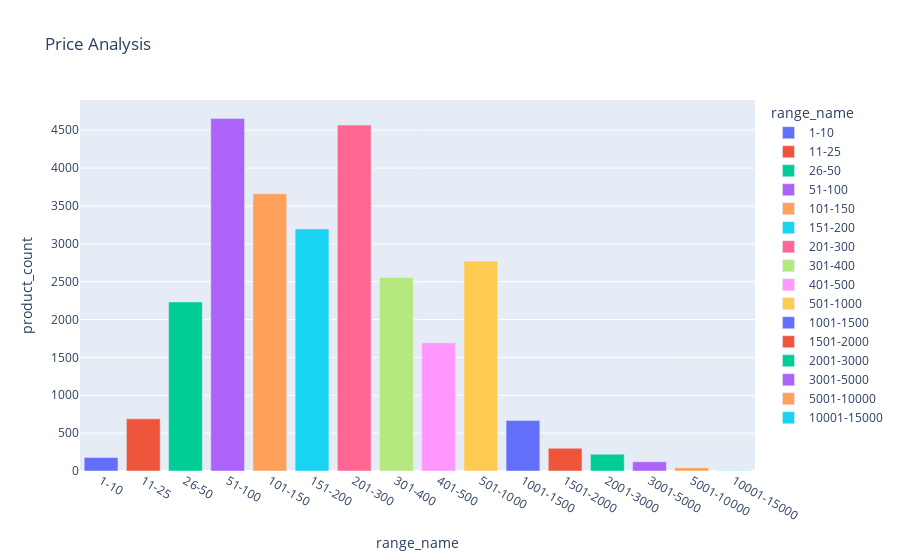

The notebook cell this image was saved under:
### Code cell
fig = px.bar(range_data, x = 'range_name', y = 'product_count', color = 'range_name', title = 'Price Analysis')
fig.show()

### Figure 1 — Plotly figure (JSON) as saved in the notebook; plotly's stock layout.template omitted (floating-point values rounded to 4 significant figures)
{"data": [{"alignmentgroup": "True", "hovertemplate": "range_name=%{x}<br>product_count=%{y}<extra></extra>", "legendgroup": "1-10", "marker": {"color": "#636efa", "pattern": {"shape": ""}}, "name": "1-10", "offsetgroup": "1-10", "orientation": "v", "showlegend": true, "textposition": "auto", "type": "bar", "x": ["1-10"], "xaxis": "x", "y": [178], "yaxis": "y"}, {"alignmentgroup": "True", "hovertemplate": "range_name=%{x}<br>product_count=%{y}<extra></extra>", "legendgroup": "11-25", "marker": {"color": "#EF553B", "pattern": {"shape": ""}}, "name": "11-25", "offsetgroup": "11-25", "orientation": "v", "showlegend": true, "textposition": "auto", "type": "bar", "x": ["11-25"], "xaxis": "x", "y": [689], "yaxis": "y"}, {"alignmentgroup": "True", "hovertemplate": "range_name=%{x}<br>product_count=%{y}<extra></extra>", "legendgroup": "26-50", "marker": {"color": "#00cc96", "pattern": {"shape": ""}}, "name": "26-50", "offsetgroup": "26-50", "orientation": "v", "showlegend": true, "textposition": "auto", "type": "bar", "x": ["26-50"], "xaxis": "x", "y": [2232], "yaxis": "y"}, {"alignmentgroup": "True", "hovertemplate": "range_name=%{x}<br>product_count=%{y}<extra></extra>", "legendgroup": "51-100", "marker": {"color": "#ab63fa", "pattern": {"shape": ""}}, "name": "51-100", "offsetgroup": "51-100", "orientation": "v", "showlegend": true, "textposition": "auto", "type": "bar", "x": ["51-100"], "xaxis": "x", "y": [4654], "yaxis": "y"}, {"alignmentgroup": "True", "hovertemplate": "range_name=%{x}<br>product_count=%{y}<extra></extra>", "legendgroup": "101-150", "marker": {"color": "#FFA15A", "pattern": {"shape": ""}}, "name": "101-150", "offsetgroup": "101-150", "orientation": "v", "showlegend": true, "textposition": "auto", "type": "bar", "x": ["101-150"], "xaxis": "x", "y": [3661], "yaxis": "y"}, {"alignmentgroup": "True", "hovertemplate": "range_name=%{x}<br>product_count=%{y}<extra></extra>", "legendgroup": "151-200", "marker": {"color": "#19d3f3", "pattern": {"shape": ""}}, "name": "151-200", "offsetgroup": "151-200", "orientation": "v", "showlegend": true, "textposition": "auto", "type": "bar", "x": ["151-200"], "xaxis": "x", "y": [3196], "yaxis": "y"}, {"alignmentgroup": "True", "hovertemplate": "range_name=%{x}<br>product_count=%{y}<extra></extra>", "legendgroup": "201-300", "marker": {"color": "#FF6692", "pattern": {"shape": ""}}, "name": "201-300", "offsetgroup": "201-300", "orientation": "v", "showlegend": true, "textposition": "auto", "type": "bar", "x": ["201-300"], "xaxis": "x", "y": [4568], "yaxis": "y"}, {"alignmentgroup": "True", "hovertemplate": "range_name=%{x}<br>product_count=%{y}<extra></extra>", "legendgroup": "301-400", "marker": {"color": "#B6E880", "pattern": {"shape": ""}}, "name": "301-400", "offsetgroup": "301-400", "orientation": "v", "showlegend": true, "textposition": "auto", "type": "bar", "x": ["301-400"], "xaxis": "x", "y": [2555], "yaxis": "y"}, {"alignmentgroup": "True", "hovertemplate": "range_name=%{x}<br>product_count=%{y}<extra></extra>", "legendgroup": "401-500", "marker": {"color": "#FF97FF", "pattern": {"shape": ""}}, "name": "401-500", "offsetgroup": "401-500", "orientation": "v", "showlegend": true, "textposition": "auto", "type": "bar", "x": ["401-500"], "xaxis": "x", "y": [1693], "yaxis": "y"}, {"alignmentgroup": "True", "hovertemplate": "range_name=%{x}<br>product_count=%{y}<extra></extra>", "legendgroup": "501-1000", "marker": {"color": "#FECB52", "pattern": {"shape": ""}}, "name": "501-1000", "offsetgroup": "501-1000", "orientation": "v", "showlegend": true, "textposition": "auto", "type": "bar", "x": ["501-1000"], "xaxis": "x", "y": [2773], "yaxis": "y"}, {"alignmentgroup": "True", "hovertemplate": "range_name=%{x}<br>product_count=%{y}<extra></extra>", "legendgroup": "1001-1500", "marker": {"color": "#636efa", "pattern": {"shape": ""}}, "name": "1001-1500", "offsetgroup": "1001-1500", "orientation": "v", "showlegend": true, "textposition": "auto", "type": "bar", "x": ["1001-1500"], "xaxis": "x", "y": [666], "yaxis": "y"}, {"alignmentgroup": "True", "hovertemplate": "range_name=%{x}<br>product_count=%{y}<extra></extra>", "legendgroup": "1501-2000", "marker": {"color": "#EF553B", "pattern": {"shape": ""}}, "name": "1501-2000", "offsetgroup": "1501-2000", "orientation": "v", "showlegend": true, "textposition": "auto", "type": "bar", "x": ["1501-2000"], "xaxis": "x", "y": [300], "yaxis": "y"}, {"alignmentgroup": "True", "hovertemplate": "range_name=%{x}<br>product_count=%{y}<extra></extra>", "legendgroup": "2001-3000", "marker": {"color": "#00cc96", "pattern": {"shape": ""}}, "name": "2001-3000", "offsetgroup": "2001-3000", "orientation": "v", "showlegend": true, "textposition": "auto", "type": "bar", "x": ["2001-3000"], "xaxis": "x", "y": [222], "yaxis": "y"}, {"alignmentgroup": "True", "hovertemplate": "range_name=%{x}<br>product_count=%{y}<extra></extra>", "legendgroup": "3001-5000", "marker": {"color": "#ab63fa", "pattern": {"shape": ""}}, "name": "3001-5000", "offsetgroup": "3001-5000", "orientation": "v", "showlegend": true, "textposition": "auto", "type": "bar", "x": ["3001-5000"], "xaxis": "x", "y": [122], "yaxis": "y"}, {"alignmentgroup": "True", "hovertemplate": "range_name=%{x}<br>product_count=%{y}<extra></extra>", "legendgroup": "5001-10000", "marker": {"color": "#FFA15A", "pattern": {"shape": ""}}, "name": "5001-10000", "offsetgroup": "5001-10000", "orientation": "v", "showlegend": true, "textposition": "auto", "type": "bar", "x": ["5001-10000"], "xaxis": "x", "y": [44], "yaxis": "y"}, {"alignmentgroup": "True", "hovertemplate": "range_name=%{x}<br>product_count=%{y}<extra></extra>", "legendgroup": "10001-15000", "marker": {"color": "#19d3f3", "pattern": {"shape": ""}}, "name": "10001-15000", "offsetgroup": "10001-15000", "orientation": "v", "showlegend": true, "textposition": "auto", "type": "bar", "x": ["10001-15000"], "xaxis": "x", "y": [2], "yaxis": "y"}], "layout": {"barmode": "relative", "legend": {"title": {"text": "range_name"}, "tracegroupgap": 0}, "title": {"text": "Price Analysis"}, "xaxis": {"anchor": "y", "categoryarray": ["1-10", "11-25", "26-50", "51-100", "101-150", "151-200", "201-300", "301-400", "401-500", "501-1000", "1001-1500", "1501-2000", "2001-3000", "3001-5000", "5001-10000", "10001-15000"], "categoryorder": "array", "domain": [0, 1], "title": {"text": "range_name"}}, "yaxis": {"anchor": "x", "domain": [0, 1], "title": {"text": "product_count"}}}}
